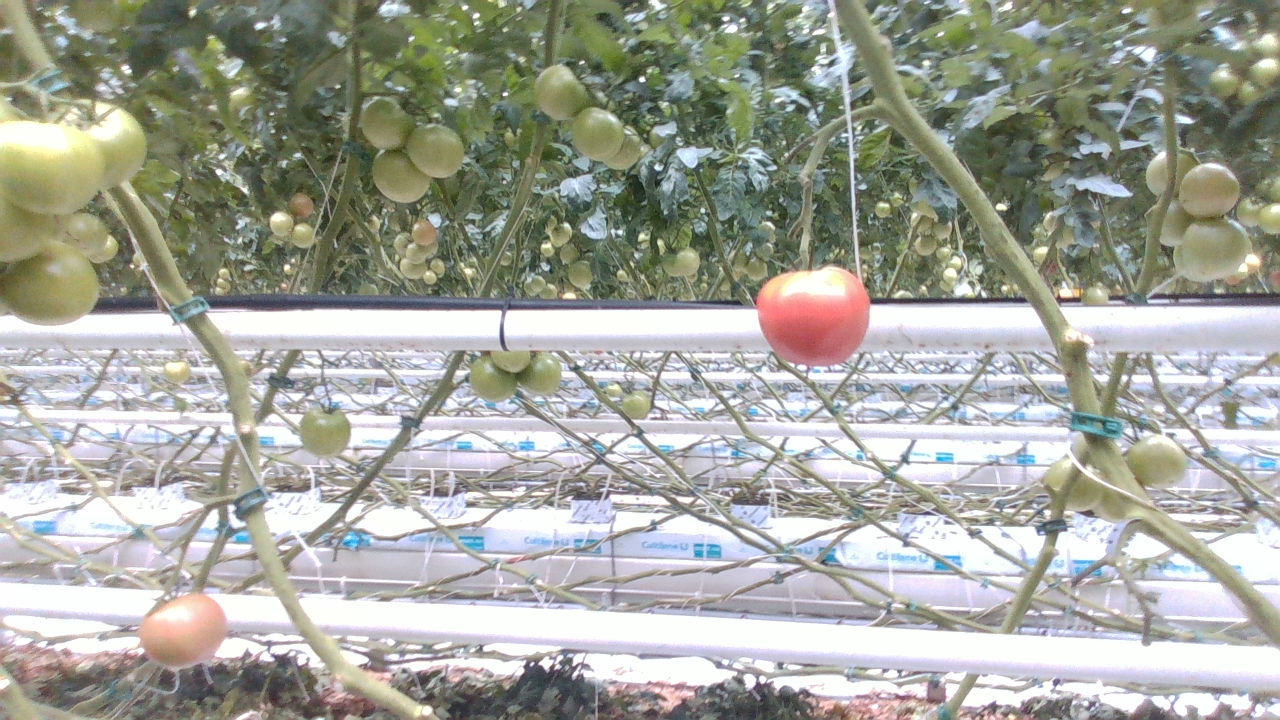
#> input picture tomato.png, 1280 x 720 px
$ python main.py
#> lines starting #> are read from the running program, lines starting #| are printed output that depends on the picture; after the words box and inside, x2 and y2 are one past the last pixel; in counts of white or black regions, pixels touching at a corner belong together
#> further down, image is the input picture: shape (720, 1280, 3); mean B, G, R 156.5, 165.4, 163.4
### myfunctions.py
import cv2
import numpy as np

def get_center(obj):
    return [(obj[0]+obj[2])//2, (obj[1]+obj[3])//2]

def get_radius(obj):
    return (((obj[0]-obj[2])//2)**2+((obj[1]-obj[3])//2)**2)**.5

def dist(obj, obj2):
    return ((obj[0]-obj2[0])**2+(obj[1]-obj2[1])**2)**.5

def angle(obj1, obj2):
    x = get_center(obj1)[0] - get_center(obj2)[0]
    y = get_center(obj1)[1] - get_center(obj2)[1]
    norm = (x**2+y**2)**0.5
    x /= norm
    y /= norm
    val = abs(np.angle(-y+x*1j, deg=True))
    return (180-val)/180

def full_draw(image, obj, tomato):
    draw(image, obj, 1)
    calc_value(image, obj, tomato)

def draw(image, obj, type):
#> called with type = 0
    color = (0,0,255) if type == 0 else (0,255,0)
    image = cv2.rectangle(image, (obj[0], obj[1]), (obj[2], obj[3]), color, 2)
    image = cv2.circle(image, get_center(obj), 2, color, 2)
#> image: shape (720, 1280, 3); mean B, G, R 156.3, 165.1, 163.5
    image = cv2.putText(image, str(obj[4]), (obj[2], obj[3]), cv2.FONT_HERSHEY_SIMPLEX, 0.4, (0,0,0), 2, cv2.LINE_AA)
#> image: shape (720, 1280, 3); mean B, G, R 156.3, 165.1, 163.5
    image = cv2.putText(image, str(obj[4]), (obj[2], obj[3]), cv2.FONT_HERSHEY_SIMPLEX, 0.4, (150,150,150), 1, cv2.LINE_AA)
#> image: shape (720, 1280, 3); mean B, G, R 156.3, 165.1, 163.5

def full_tomato(image, obj):
    draw(image, obj, 0)
    image = cv2.circle(image, get_center(obj), int(get_radius(obj)), (0,0,255), 1)
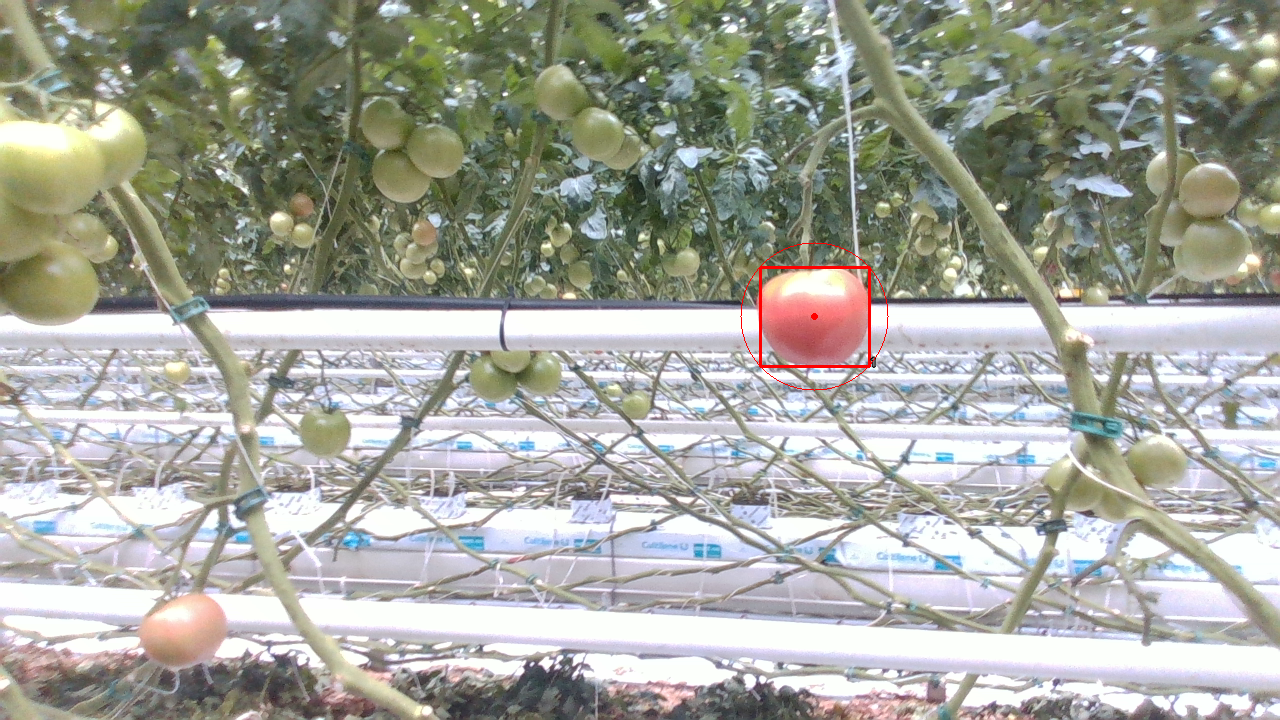
#> image: shape (720, 1280, 3); mean B, G, R 156.2, 165.1, 163.6

def calc_value(image, obj, tomato):
    val_d = get_radius(tomato) / (dist(get_center(tomato), get_center(obj)))
    val_a = angle(obj, tomato)
    value = (val_a)*(val_d**2)*(obj[4]**2)

    image = cv2.putText(image, f"{value:.3f}", get_center(obj), cv2.FONT_HERSHEY_SIMPLEX, 0.5, (0,0,0), 2, cv2.LINE_AA)
    image = cv2.putText(image, f"{value:.3f}", get_center(obj), cv2.FONT_HERSHEY_SIMPLEX, 0.5, (255,255,255), 1, cv2.LINE_AA)

### main.py
import cv2
import numpy as np
import myfunctions as mf

tomatos = [[760, 267, 869, 366, 1],
        [138, 593, 138+89, 593+76, 0.8]]

stems = [[796, 226, 796+19, 226+45, 0.6],
        [724, 265, 724+32, 265+43, 0.6],
        [786, 361, 786+41, 361+39, 0.5],
        [851, 255, 851+23, 255+39, 0.2],
        [185, 311, 185+84, 311+186, 0.9],
        [305, 611, 305+20, 611+40, 0.01]]

path = r"tomato.png"


for i,tomato in enumerate(tomatos):
    image = cv2.imread(path)
    mf.full_tomato(image, tomato)
    for stem in stems:
        mf.full_draw(image, stem, tomato)
#> this loop made 6 passes
#> pass 1, in draw (call 2), `image = cv2.rectangle(image, (obj[0], obj[1]), (obj[2], obj[3]), color..`:
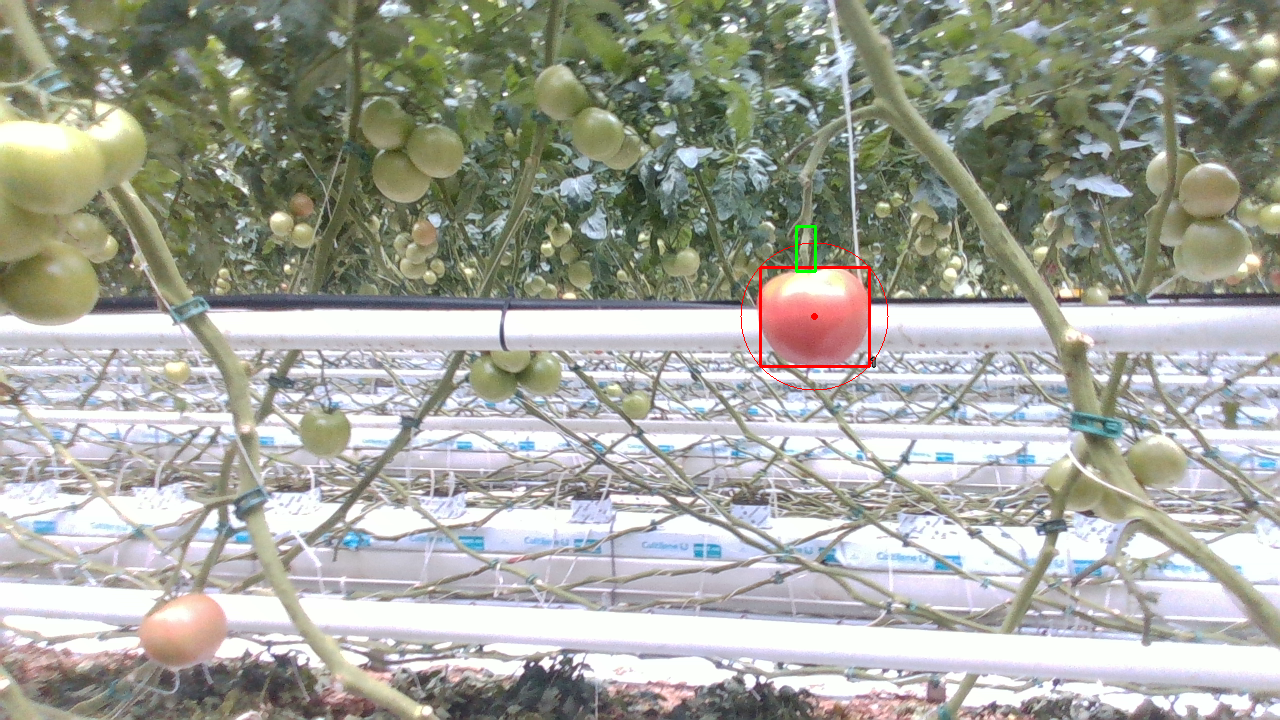
#> image: shape (720, 1280, 3); 0.04% of pixels changed, all inside (x1, y1, x2, y2) = (795, 225, 817, 273)
#> after the loop:
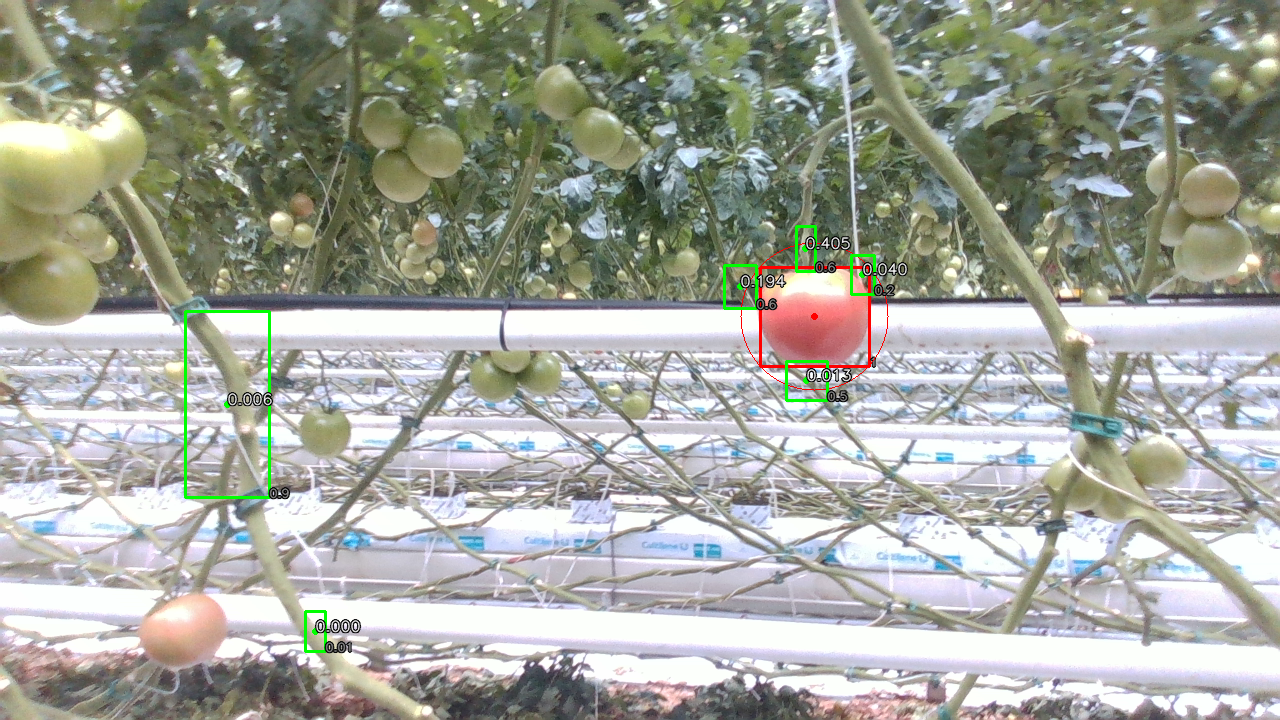
#> image: shape (720, 1280, 3); mean B, G, R 155.3, 165.1, 162.5
    window_name = "Image" + str(i)
    cv2.imshow(window_name, image)
    cv2.imwrite(f"./out/{window_name}.png", image)
cv2.waitKey(0)
